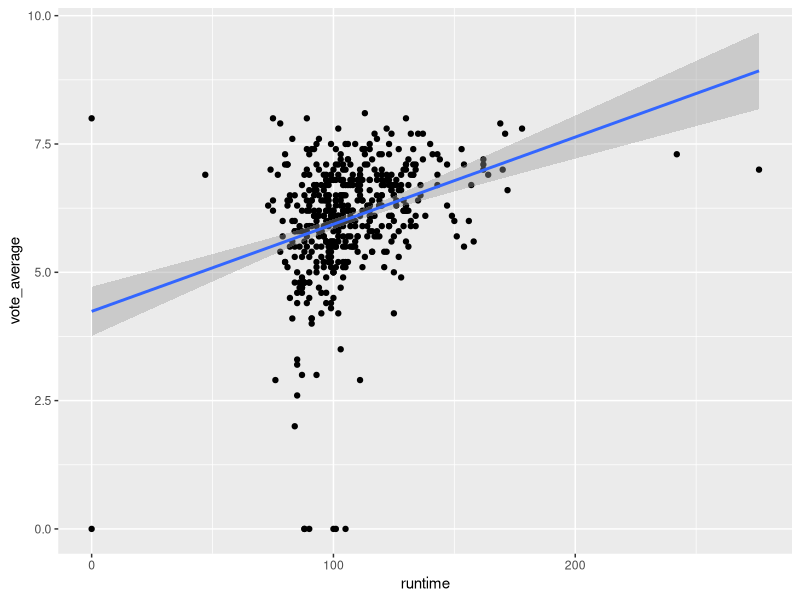

Source code (R):
## ---- chunk 1
knitr::opts_chunk$set(echo = TRUE)
## ---- chunk 2
movies <- read.table("movies1.tsv", header=TRUE)

head(movies)

ncol(movies)
nrow(movies)

## ---- chunk 3
#WRITE YOUR CODE HERE
str(movies)
## ---- chunk 4

library(tidyverse)

movies$profit = movies$revenue - movies$budget

movies %>%
  summarise(mean(profit),
            median(profit),
            min(profit),
            max(profit))

## ---- chunk 5

#WRITE YOUR CODE HERE
max_profit = max(movies$profit)
min_profit = min(movies$profit)

movies %>%
  filter(profit == max_profit) %>%
  select(title, profit)

movies %>%
  filter(profit == min_profit) %>%
  select(title, profit)
## ---- chunk 6

#WRITE YOUR CODE HERE

## ---- chunk 7

movies$log_profits = log(movies$profit)

movies %>%
  summarise(mean_profits = mean(log_profits[is.finite(log_profits)], na.rm = TRUE))

## ---- chunk 8

#WRITE YOUR CODE HERE

## ---- chunk 9

#WRITE YOUR CODE HERE
ggplot(movies, aes(x=runtime, y=vote_average))+
  geom_point()+
  geom_smooth(method="lm", se=T)

#het gemiddelde van de average ligt rond de 100min
#movies met longer runtime are considered better 
#Movies with a longer runtime
## ---- chunk 10
#WRITE YOUR CODE HERE

## ---- chunk 11
#WRITE YOUR CODE HERE

## ---- chunk 12
#WRITE YOUR CODE HERE

## ---- chunk 13
#WRITE YOUR CODE HERE

## ---- chunk 14
#WRITE YOUR CODE HERE

## ---- chunk 15
#WRITE YOUR CODE HERE

## ---- chunk 16
#WRITE YOUR CODE HERE

## ---- chunk 17
#WRITE YOUR CODE HERE


## ---- chunk 18
#WRITE YOUR CODE HERE


## ---- chunk 19
#WRITE YOUR CODE HERE


## ---- chunk 20
#WRITE YOUR CODE HERE


## ---- chunk 21
#WRITE YOUR CODE HERE


## ---- chunk 22
#WRITE YOUR CODE HERE


## ---- chunk 23
#WRITE YOUR CODE HERE


## ---- chunk 24
#WRITE YOUR CODE HERE

## ---- chunk 25
#WRITE YOUR CODE HERE

## ---- chunk 26
#WRITE YOUR CODE HERE

## ---- chunk 27
#WRITE YOUR CODE HERE

## ---- chunk 28
#WRITE YOUR CODE HERE

## ---- chunk 29
#WRITE YOUR CODE HERE

## ---- chunk 30
#WRITE YOUR CODE HERE

## ---- chunk 31
#WRITE YOUR CODE HERE

## ---- chunk 32
#WRITE YOUR CODE HERE

## ---- chunk 33
#WRITE YOUR CODE HERE

## ---- chunk 34
#WRITE YOUR CODE HERE

## ---- chunk 35
#WRITE YOUR CODE HERE

## ---- chunk 36
#WRITE YOUR CODE HERE

## ---- chunk 37
#WRITE YOUR CODE HERE

## ---- chunk 38
#WRITE YOUR CODE HERE

## ---- chunk 39
#WRITE YOUR CODE HERE

